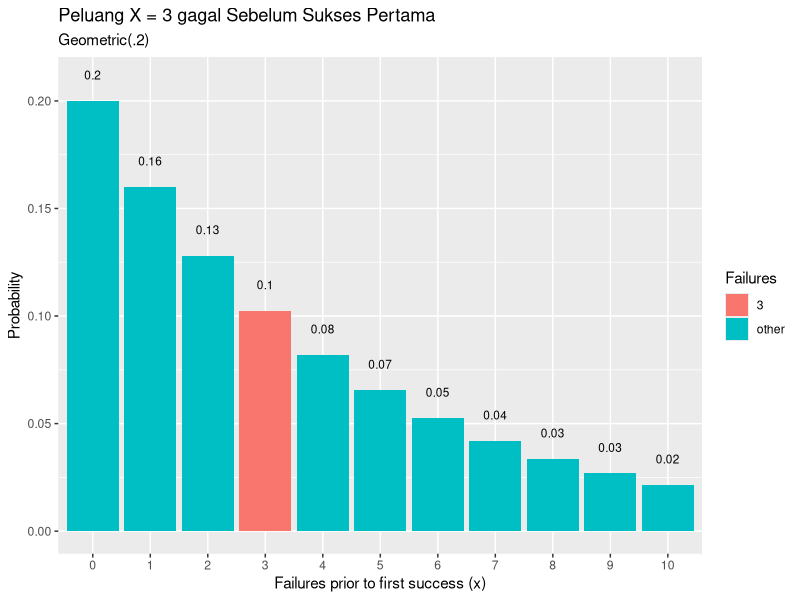
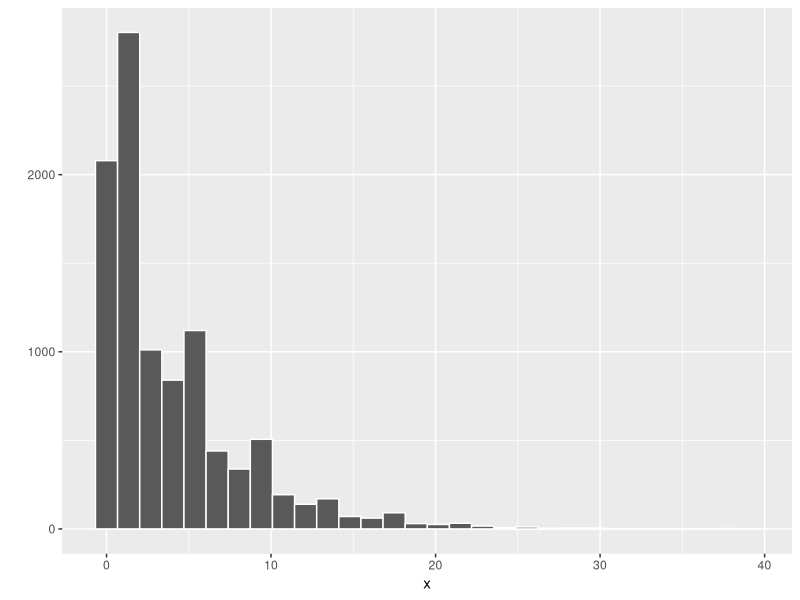
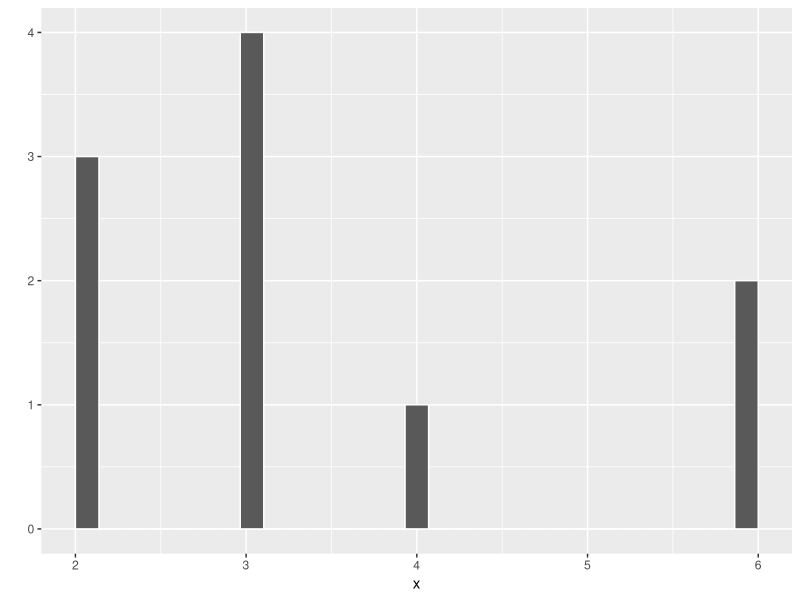
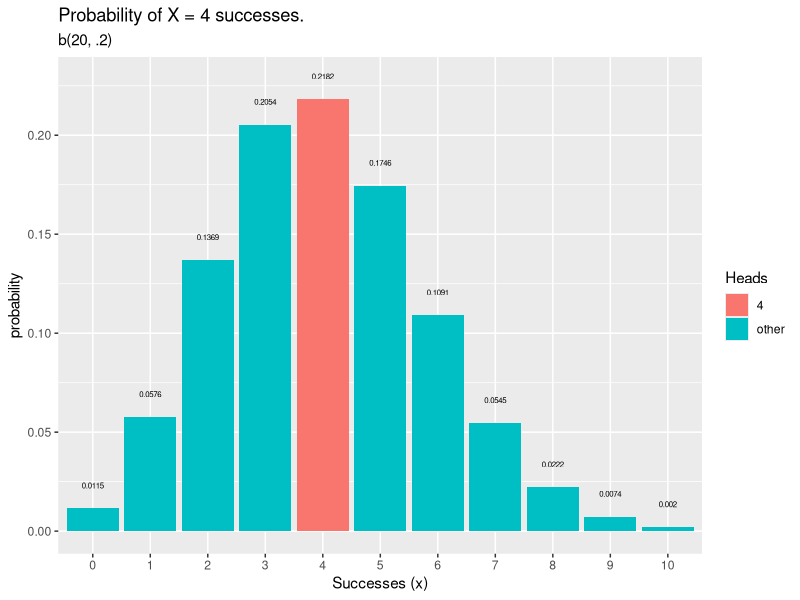
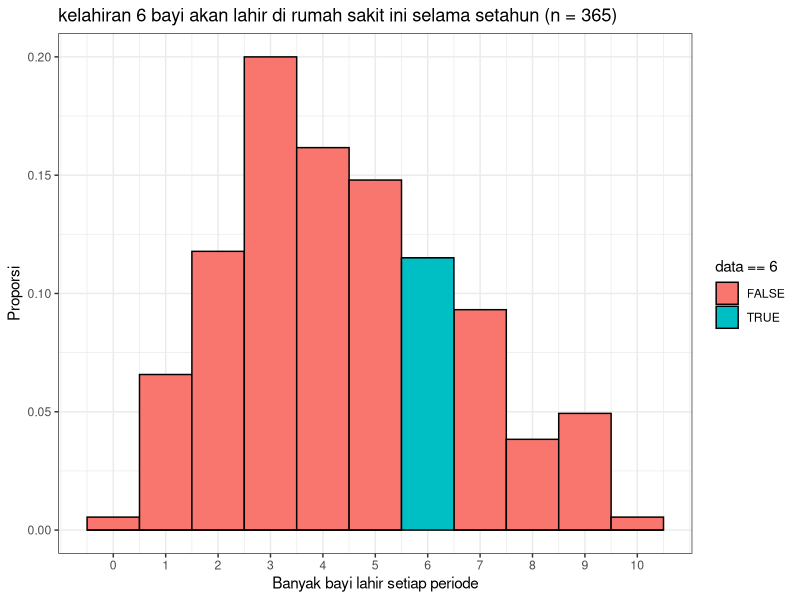
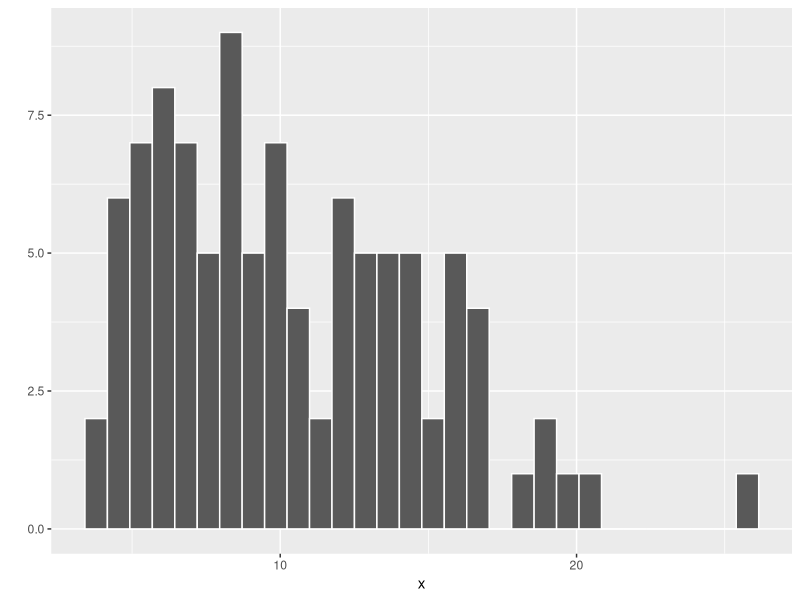
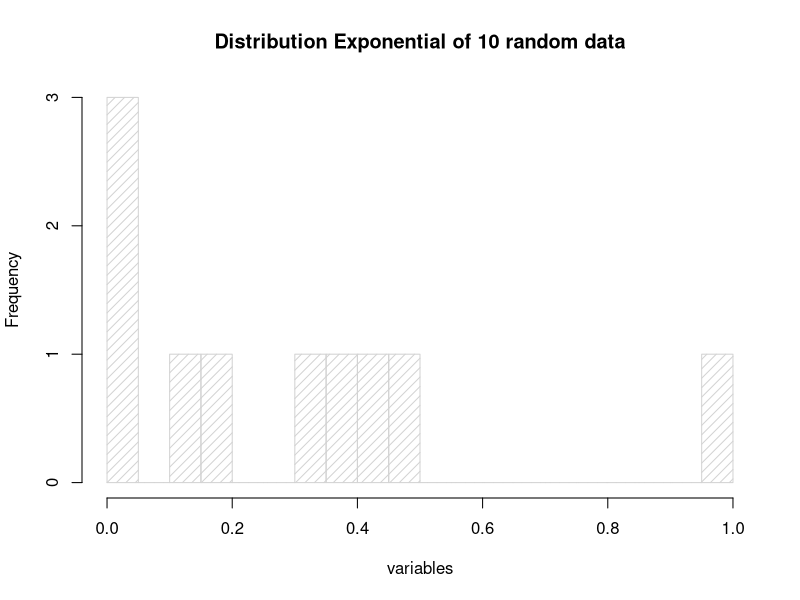
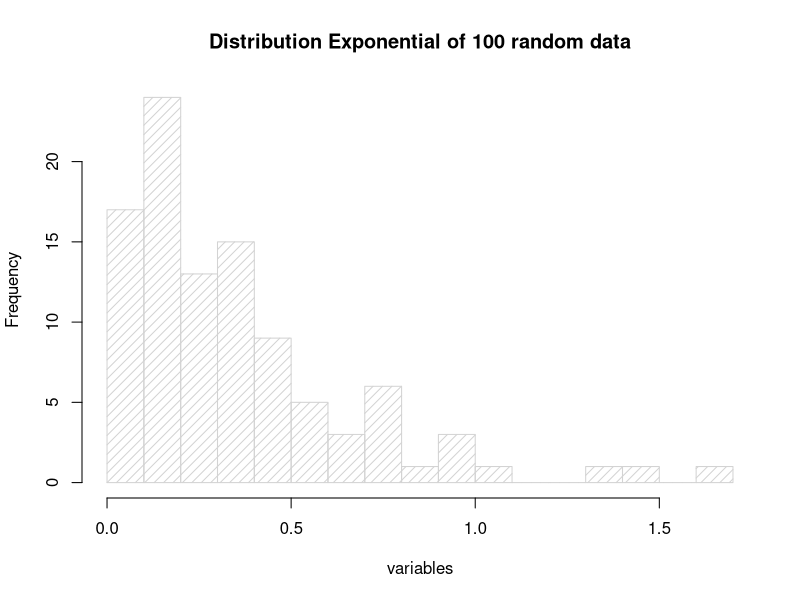

Source code (R) for these figures, in order: (Note: this script raises an error after producing the figures.)
#nomor 1

##1a
x=3
p=0.20
dgeom(x=3, prob = .2)

##1b
mean(rgeom(n=10000, prob=.2)==3)

##1c
#hasil yang didapatkan hampir atau bahkan persis sama

##1d
library(dplyr)
library(ggplot2)

data.frame(x = 0:10, prob = dgeom(x = 0:10, prob = .2)) %>%
  mutate(Failures = ifelse(x == 3, 3, "other")) %>%
  ggplot(aes(x = factor(x), y = prob, fill = Failures)) +
  geom_col() +
  geom_text(
    aes(label = round(prob,2), y = prob + 0.01),
    position = position_dodge(0.9),
    size = 3,
    vjust = 0
  ) +
  labs(title = "Peluang X = 3 gagal Sebelum Sukses Pertama",
       subtitle = "Geometric(.2)",
       x = "Failures prior to first success (x)",
       y = "Probability")

#histogram thd frekuensi
x <- rgeom(10000, .2) 
library(tidyverse)
qplot(x, geom = "histogram", col = I("white"))

##1e
p = 0.2
mean = 1/p
mean

mean(rgeom(n = 10000, prob = .2)) + 1

p = 0.20
var = (1 - p) / p^2
var

var(rgeom(n = 100000, prob = .2))

#nomor 2

##2a
n=20
p=0.2
x=4
dbinom(x=4, size=20, prob=.2) #[1] 0.2181994

##2b
x <- rbinom(10, 20, .2) 
library(tidyverse)
qplot(x, geom = "histogram", col = I("white"))

library(dplyr)
library(ggplot2)
#library(scales)

data.frame(heads = 0:10, prob = dbinom(x = 0:10, size = 20, prob = .2)) %>%
  mutate(Heads = ifelse(heads == 4, "4", "other")) %>%
  ggplot(aes(x = factor(heads), y = prob, fill = Heads)) +
  geom_col() +
  geom_text(
    aes(label = round(prob,4), y = prob + 0.01),
    position = position_dodge(0.9),
    size = 2,
    vjust = 0
  ) +
  labs(title = "Probability of X = 4 successes.",
       subtitle = "b(20, .2)",
       x = "Successes (x)",
       y = "probability") 

##2c
#rataan exact
n=20
p=0.2
mean = n * p
mean

#rataan simulated
x <- rbinom(10, 20, .2) 
mean(x) #expected value

#atau
mean(rbinom(n = 10, size = 20, prob = .2))

#varian exact
n=20
p=0.2
var = n * p * (1-p)
var

#varian simulated
x <- rbinom(10, 20, .2) 
var(x) #variance value

#atau
var(rbinom(n = 10, size = 20, prob = .2))

#catatan
#mean(x)=size.p
#var(x)=size.p.(1-p)


#nomor3

##3a
#known rate lambda = 4.5
#use dpois to find values for the probability density function of x, f(x)
#P(x=6)
dpois(x=6, lambda=4.5) #[1] 0.1281201

##3b
#grafik
set.seed(2)

bayi <- data.frame('data' = rpois(365, 4.5))

bayi %>% ggplot() +
  geom_histogram(aes(x = data,
                     y = stat(count / sum(count)),
                     fill = data == 6),
                 binwidth = 1,
                 color = 'black',) +
  scale_x_continuous(breaks = 0:10) + 
  labs(x = 'Banyak bayi lahir setiap periode',
       y = 'Proporsi',
       title = 'kelahiran 6 bayi akan lahir di rumah sakit ini selama setahun (n = 365)') +
  theme_bw()

#display exact value
bayi %>% dplyr::summarize(enam_bayi = sum(bayi$data == 6) / n())

##3c
#hasil 3a dan 3b jauh berbeda

##3d
x <- rpois(365, 4.5) 
mean(x) #expected value

x <- rpois(365, 4.5)  
var(x) #variance value


#nomor 4

##4a
pchisq(2, 10) #[1] 0.003659847

##4b
x <- rchisq(100, 10)
library(tidyverse)
qplot(x, geom = "histogram", col = I("white"))

##4c
x <- rchisq(100, 10) 
mean(x) #expected value

x <- rchisq(100, 10)  
var(x) #variance value


#nomor 5

##5a
set.seed(1)
dexp(rexp(1), 3)

##5b
# random data = 10
hist(rexp(10, 3)
     ,main = "Distribution Exponential of 10 random data"
     ,xlab = "variables"
     ,breaks = 15
     ,density = 15)

# random data = 100
hist(rexp(100, 3)
     ,main = "Distribution Exponential of 100 random data"
     ,xlab = "variables"
     ,breaks = 15
     ,density = 15)

# random data = 1000
hist(rexp(1000, 3)
     ,main = "Distribution Exponential of 1000 random data"
     ,xlab = "variables"
     ,breaks = 15
     ,density = 15)

# random data = 10000
hist(rexp(10000, 3)
     ,main = "Distribution Exponential of 10000 random data"
     ,xlab = "variables"
     ,breaks = 15
     ,density = 15)

##5c
#rataan exact
lambda = 3
mean = 1/lambda
mean

#rataan simulated
x <- rexp(100, 3) 
mean(x) #expected value
#atau
mean(rexp(100,3))

#varian exact
n = 100
lambda = 3
var = 1/(lambda^2)
var

#varian simulated
x <- rexp(100, 3)  
var(x) #variance value
#atau
var(rexp(100, 3))

#nomor 6
mean = 50
sd = 8

##6a
ratarata <- mean(rnorm(n=100, mean=50, sd=8))
X1 <- floor(ratarata) - 1
X2 <- ceiling(ratarata)
pnorm(q=X1, mean=50, sd=8, lower.tail=F)
pnorm(q=X2, mean=50, sd=8, lower.tail=T)

Z1 <- (X1 - 50)/8
Z2 <- (X2 - 50)/8

pnorm(q=Z1, mean=50, sd=8, lower.tail=F)
pnorm(q=Z2, mean=50, sd=8, lower.tail=T)

#plot
x <- rnorm(n=100, mean=50, sd=8)
y <- dnorm(x, mean = 50, sd = 8)
plot(x,y)

##6b
hist(randoms, breaks = 50, main = "5025201003_Rahmat_Probstat_F_DNhistogram")

##6c
var(rnorm(n=100, mean=50, sd=8))

